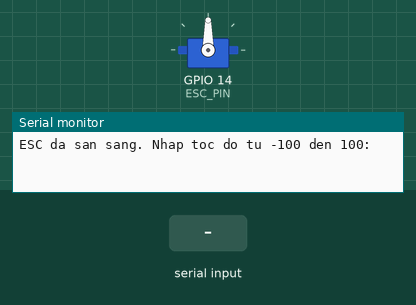
This sketch was run on a simulated ESP32-S3. On the bench: servo, the last lines printed to the serial monitor. The inputs (shaded band) are chosen by the test bench.

Above: at 4.2 s.
4.3 s: "90,45\n" received over Serial
At 5.5 s:
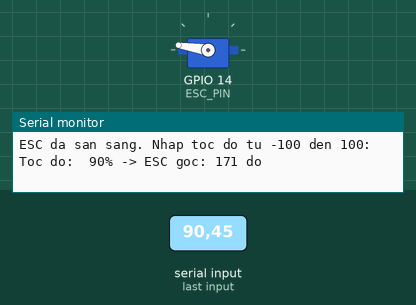
5.8 s: "200\n" received over Serial
At 6.6 s:
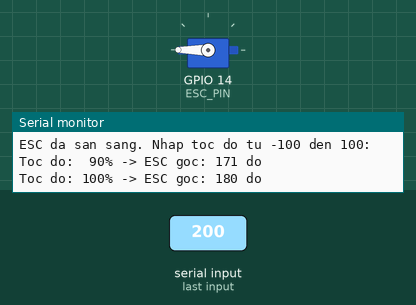
7.3 s: "30,150\n" received over Serial
At 7.8 s:
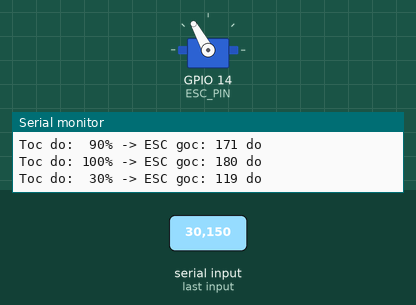
8.8 s: "90\n" received over Serial
At 10.1 s:
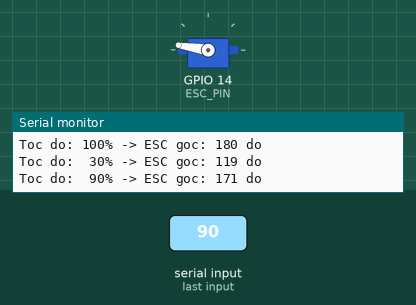
Timing chart, 0 to 11.3 s (numbered marks = the images above; inputs shaded):
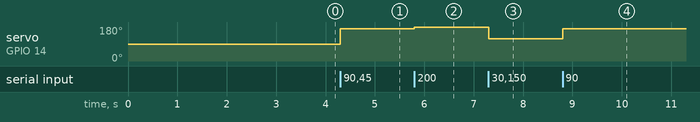

Measured:
- after the input at 4.3 s, servo on GPIO 14 (ESC_PIN): 90° → 171° at once
- after the input at 5.8 s, servo on GPIO 14 (ESC_PIN): 171° → 180° at once
- after the input at 7.3 s, servo on GPIO 14 (ESC_PIN): 180° → 119° at once
- after the input at 8.8 s, servo on GPIO 14 (ESC_PIN): 119° → 171° at once

The sketch:

Motor550_Test.ino
```cpp
#include <ESP32Servo.h>

// GPIO 18 là PIN_TURN_R của Autonomous_Vehicle — chấn cùng đó sẽ quay xi-nhan
// mỗi lần đổi hướng. Xe chính dùng PIN_ESC = 14, dùng lại 14 cho test.
#define ESC_PIN 14

Servo esc;

// Xe chính điều khiển ESC bằng góc SERVO (attach(pin, 1000, 2000)) chứ không
// phải micro-giây. Giữ đúng cùng dải góc với Autonomous_Vehicle.ino
// (motor_esc.attach(PIN_ESC, 1000, 2000), ESC_NEUTRAL=90, MIN_FWD=95,
// MAX_FWD=180) để kết quả test khớp xe thật.
const int FWD_MIN = 95;  // = ESC_MIN_FWD
const int FWD_MAX = 180; // = ESC_MAX_FWD
const int STOP_DEG = 90; // = ESC_NEUTRAL

// Ngưỡng lùi/phanh (ESC_BRAKE = 20 độ trong sketch chính)
const int REV_MIN = 40;
const int REV_MAX = 0;

void setMotorSpeed(int percent) {
  percent = constrain(percent, -100, 100);

  int dutyDeg = STOP_DEG;

  if (percent > 0) {
    // 1% -> ESC_MIN_FWD, 100% -> ESC_MAX_FWD (độ, khớp sketch chính)
    dutyDeg = map(percent, 1, 100, FWD_MIN, FWD_MAX);
  } else if (percent < 0) {
    dutyDeg = map(percent, -1, -100, REV_MIN, REV_MAX);
  }

  esc.write(dutyDeg);
  Serial.printf("Toc do: %3d%% -> ESC goc: %d do\n", percent, dutyDeg);
}

void setup() {
  Serial.begin(115200);

  ESP32PWM::allocateTimer(0);
  ESP32PWM::allocateTimer(1);
  ESP32PWM::allocateTimer(2);
  ESP32PWM::allocateTimer(3);

  esc.setPeriodHertz(50);
  esc.attach(ESC_PIN, 1000, 2000);

  // Arming — phải đặt NEUTRAL (90 độ), KHÔNG dùng writeMicroseconds(1500)
  // vì ESC ở đây điều khiển bằng góc, 1500us ≈ 150 độ = chạy hết tốc tiến.
  esc.write(STOP_DEG);
  delay(3000);
  Serial.println("ESC da san sang. Nhap toc do tu -100 den 100:");
}

void loop() {
  if (Serial.available() > 0) {
    int spd = Serial.parseInt();
    // Đọc bỏ ký tự thừa như \n, \r
    while (Serial.available())
      Serial.read();

    setMotorSpeed(spd);
  }
}
```
